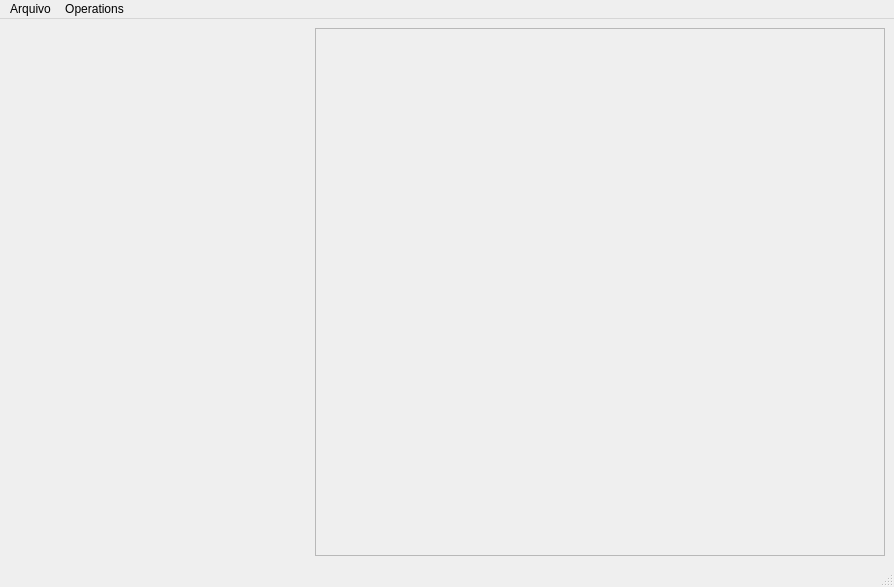
<?xml version="1.0" encoding="UTF-8"?>
<ui version="4.0">
 <class>MainWindow</class>
 <widget class="QMainWindow" name="MainWindow">
  <property name="geometry">
   <rect>
    <x>0</x>
    <y>0</y>
    <width>894</width>
    <height>587</height>
   </rect>
  </property>
  <property name="windowTitle">
   <string>Computação Gráfica</string>
  </property>
  <widget class="QWidget" name="centralwidget">
   <property name="layoutDirection">
    <enum>Qt::LeftToRight</enum>
   </property>
   <layout class="QGridLayout" name="gridLayout">
    <item row="0" column="0">
     <widget class="QFrame" name="frame_imagem1">
      <property name="maximumSize">
       <size>
        <width>300</width>
        <height>16777215</height>
       </size>
      </property>
      <property name="frameShape">
       <enum>QFrame::NoFrame</enum>
      </property>
      <property name="frameShadow">
       <enum>QFrame::Raised</enum>
      </property>
      <layout class="QGridLayout" name="gridLayout_2">
       <property name="leftMargin">
        <number>0</number>
       </property>
       <property name="topMargin">
        <number>0</number>
       </property>
       <property name="rightMargin">
        <number>0</number>
       </property>
       <property name="bottomMargin">
        <number>0</number>
       </property>
       <item row="0" column="0">
        <widget class="QScrollArea" name="scrollArea_imagem1">
         <property name="frameShape">
          <enum>QFrame::NoFrame</enum>
         </property>
         <property name="widgetResizable">
          <bool>true</bool>
         </property>
         <widget class="QWidget" name="scrollAreaWidgetContents_1">
          <property name="geometry">
           <rect>
            <x>0</x>
            <y>0</y>
            <width>300</width>
            <height>261</height>
           </rect>
          </property>
          <layout class="QGridLayout" name="gridLayout_5">
           <property name="leftMargin">
            <number>0</number>
           </property>
           <property name="topMargin">
            <number>0</number>
           </property>
           <property name="rightMargin">
            <number>0</number>
           </property>
           <property name="bottomMargin">
            <number>0</number>
           </property>
           <item row="0" column="0">
            <widget class="QWidget" name="imagem1" native="true"/>
           </item>
          </layout>
         </widget>
        </widget>
       </item>
      </layout>
     </widget>
    </item>
    <item row="1" column="0">
     <widget class="QFrame" name="frame_imagem2">
      <property name="maximumSize">
       <size>
        <width>300</width>
        <height>16777215</height>
       </size>
      </property>
      <property name="frameShadow">
       <enum>QFrame::Plain</enum>
      </property>
      <layout class="QGridLayout" name="gridLayout_3">
       <property name="leftMargin">
        <number>0</number>
       </property>
       <property name="topMargin">
        <number>0</number>
       </property>
       <property name="rightMargin">
        <number>0</number>
       </property>
       <property name="bottomMargin">
        <number>0</number>
       </property>
       <item row="0" column="0">
        <widget class="QScrollArea" name="scrollArea_imagem2">
         <property name="frameShape">
          <enum>QFrame::NoFrame</enum>
         </property>
         <property name="widgetResizable">
          <bool>true</bool>
         </property>
         <widget class="QWidget" name="scrollAreaWidgetContents_2">
          <property name="geometry">
           <rect>
            <x>0</x>
            <y>0</y>
            <width>300</width>
            <height>261</height>
           </rect>
          </property>
          <layout class="QGridLayout" name="gridLayout_6">
           <property name="leftMargin">
            <number>0</number>
           </property>
           <property name="topMargin">
            <number>0</number>
           </property>
           <property name="rightMargin">
            <number>0</number>
           </property>
           <property name="bottomMargin">
            <number>0</number>
           </property>
           <item row="0" column="0">
            <widget class="QWidget" name="imagem2" native="true"/>
           </item>
          </layout>
         </widget>
        </widget>
       </item>
      </layout>
     </widget>
    </item>
    <item row="0" column="1" rowspan="2">
     <widget class="QFrame" name="frame_imagem3">
      <property name="cursor">
       <cursorShape>ArrowCursor</cursorShape>
      </property>
      <property name="frameShape">
       <enum>QFrame::StyledPanel</enum>
      </property>
      <property name="frameShadow">
       <enum>QFrame::Raised</enum>
      </property>
      <layout class="QGridLayout" name="gridLayout_4">
       <property name="leftMargin">
        <number>0</number>
       </property>
       <property name="topMargin">
        <number>0</number>
       </property>
       <property name="rightMargin">
        <number>0</number>
       </property>
       <property name="bottomMargin">
        <number>0</number>
       </property>
       <item row="0" column="0">
        <widget class="QScrollArea" name="scrollArea_imagem3">
         <property name="frameShape">
          <enum>QFrame::NoFrame</enum>
         </property>
         <property name="widgetResizable">
          <bool>true</bool>
         </property>
         <widget class="QWidget" name="scrollAreaWidgetContents_3">
          <property name="geometry">
           <rect>
            <x>0</x>
            <y>0</y>
            <width>568</width>
            <height>526</height>
           </rect>
          </property>
          <layout class="QGridLayout" name="gridLayout_9">
           <property name="leftMargin">
            <number>0</number>
           </property>
           <property name="topMargin">
            <number>0</number>
           </property>
           <property name="rightMargin">
            <number>0</number>
           </property>
           <property name="bottomMargin">
            <number>0</number>
           </property>
           <item row="0" column="0">
            <widget class="QWidget" name="imagem3" native="true"/>
           </item>
          </layout>
         </widget>
        </widget>
       </item>
      </layout>
     </widget>
    </item>
   </layout>
  </widget>
  <widget class="QMenuBar" name="menubar">
   <property name="geometry">
    <rect>
     <x>0</x>
     <y>0</y>
     <width>894</width>
     <height>21</height>
    </rect>
   </property>
   <widget class="QMenu" name="menuArquivo">
    <property name="toolTip">
     <string>Arquivo</string>
    </property>
    <property name="title">
     <string>Arquivo</string>
    </property>
    <addaction name="actionAbrir_Imagem_1"/>
    <addaction name="actionAbrir_Imagem_2"/>
   </widget>
   <widget class="QMenu" name="menuOperations">
    <property name="title">
     <string>Operations</string>
    </property>
    <widget class="QMenu" name="menuHistogram_Modification">
     <property name="title">
      <string>Histogram Modification</string>
     </property>
     <widget class="QMenu" name="menuSlide_Histogram">
      <property name="title">
       <string>Slide Histogram</string>
      </property>
      <addaction name="actionLeft"/>
      <addaction name="actionRight"/>
     </widget>
     <addaction name="actionStretch_Histogram"/>
     <addaction name="actionShrink_Histogram"/>
     <addaction name="menuSlide_Histogram"/>
     <addaction name="actionHistogram_Equalization"/>
    </widget>
    <widget class="QMenu" name="menuMapping_Equations">
     <property name="title">
      <string>Mapping Equations</string>
     </property>
     <addaction name="actionNegative"/>
    </widget>
    <widget class="QMenu" name="menuLocal_Mask_Operations">
     <property name="title">
      <string>Local (Mask) Operations</string>
     </property>
     <addaction name="actionMean_Local_Filtering"/>
     <addaction name="actionMedian_Local_Filtering"/>
    </widget>
    <widget class="QMenu" name="menuSegmentation">
     <property name="title">
      <string>Segmentation</string>
     </property>
     <addaction name="actionSobel_Edge_Detector"/>
    </widget>
    <addaction name="menuHistogram_Modification"/>
    <addaction name="menuMapping_Equations"/>
    <addaction name="menuLocal_Mask_Operations"/>
    <addaction name="menuSegmentation"/>
   </widget>
   <addaction name="menuArquivo"/>
   <addaction name="menuOperations"/>
  </widget>
  <widget class="QStatusBar" name="statusbar"/>
  <action name="actionAbrir_Imagem_1">
   <property name="text">
    <string>Abrir Imagem 1</string>
   </property>
  </action>
  <action name="actionExit">
   <property name="text">
    <string>Exit</string>
   </property>
  </action>
  <action name="actionStretch_Histogram">
   <property name="text">
    <string>Stretch Histogram</string>
   </property>
  </action>
  <action name="actionShrink_Histogram">
   <property name="text">
    <string>Shrink Histogram</string>
   </property>
  </action>
  <action name="actionLeft">
   <property name="text">
    <string>Left</string>
   </property>
  </action>
  <action name="actionRight">
   <property name="text">
    <string>Right</string>
   </property>
  </action>
  <action name="actionHistogram_Equalization">
   <property name="text">
    <string>Histogram Equalization</string>
   </property>
  </action>
  <action name="actionNegative">
   <property name="text">
    <string>Negative</string>
   </property>
  </action>
  <action name="actionMean_Local_Filtering">
   <property name="text">
    <string>Mean Local Filtering</string>
   </property>
  </action>
  <action name="actionMedian_Local_Filtering">
   <property name="text">
    <string>Median Local Filtering</string>
   </property>
  </action>
  <action name="actionSobel_Edge_Detector">
   <property name="text">
    <string>Sobel Edge Detector</string>
   </property>
  </action>
  <action name="actionAbrir_Imagem_2">
   <property name="text">
    <string>Abrir Imagem 2</string>
   </property>
  </action>
 </widget>
 <resources/>
 <connections/>
</ui>
